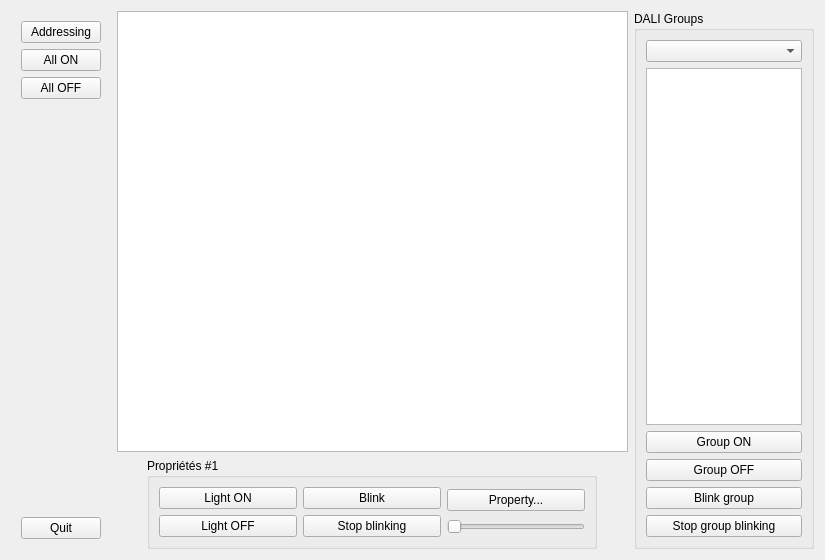
<?xml version="1.0" encoding="UTF-8"?>
<ui version="4.0">
 <class>FormDali</class>
 <widget class="QWidget" name="FormDali">
  <property name="geometry">
   <rect>
    <x>0</x>
    <y>0</y>
    <width>825</width>
    <height>560</height>
   </rect>
  </property>
  <property name="windowTitle">
   <string>Form</string>
  </property>
  <layout class="QHBoxLayout" name="horizontalLayout">
   <item>
    <layout class="QVBoxLayout" name="verticalLayout_6">
     <property name="leftMargin">
      <number>10</number>
     </property>
     <property name="topMargin">
      <number>10</number>
     </property>
     <property name="rightMargin">
      <number>10</number>
     </property>
     <property name="bottomMargin">
      <number>10</number>
     </property>
     <item>
      <widget class="QPushButton" name="buttonAddressing">
       <property name="text">
        <string>Addressing</string>
       </property>
       <property name="icon">
        <iconset resource="resources.qrc">
         <normaloff>:/img/system-software-update.png</normaloff>:/img/system-software-update.png</iconset>
       </property>
      </widget>
     </item>
     <item>
      <widget class="QPushButton" name="buttonCentralOn">
       <property name="text">
        <string>All ON</string>
       </property>
       <property name="icon">
        <iconset resource="resources.qrc">
         <normaloff>:/img/icon_light_on.png</normaloff>:/img/icon_light_on.png</iconset>
       </property>
      </widget>
     </item>
     <item>
      <widget class="QPushButton" name="buttonCentralOff">
       <property name="text">
        <string>All OFF</string>
       </property>
       <property name="icon">
        <iconset resource="resources.qrc">
         <normaloff>:/img/icon_light_off.png</normaloff>:/img/icon_light_off.png</iconset>
       </property>
      </widget>
     </item>
     <item>
      <layout class="QVBoxLayout" name="spinnerLayout">
       <property name="topMargin">
        <number>20</number>
       </property>
      </layout>
     </item>
     <item>
      <spacer name="verticalSpacer_2">
       <property name="orientation">
        <enum>Qt::Vertical</enum>
       </property>
       <property name="sizeHint" stdset="0">
        <size>
         <width>20</width>
         <height>40</height>
        </size>
       </property>
      </spacer>
     </item>
     <item>
      <widget class="QPushButton" name="pushButton">
       <property name="text">
        <string>Quit</string>
       </property>
       <property name="icon">
        <iconset resource="resources.qrc">
         <normaloff>:/img/go-previous.png</normaloff>:/img/go-previous.png</iconset>
       </property>
      </widget>
     </item>
    </layout>
   </item>
   <item>
    <layout class="QVBoxLayout" name="verticalLayout_2">
     <item>
      <widget class="QListWidget" name="listLights">
       <property name="contextMenuPolicy">
        <enum>Qt::CustomContextMenu</enum>
       </property>
       <property name="showDropIndicator" stdset="0">
        <bool>false</bool>
       </property>
       <property name="dragDropMode">
        <enum>QAbstractItemView::DragDrop</enum>
       </property>
       <property name="spacing">
        <number>5</number>
       </property>
       <property name="viewMode">
        <enum>QListView::IconMode</enum>
       </property>
       <property name="uniformItemSizes">
        <bool>true</bool>
       </property>
      </widget>
     </item>
     <item>
      <layout class="QHBoxLayout" name="horizontalLayout_3">
       <item>
        <widget class="QGroupBox" name="groupProps">
         <property name="sizePolicy">
          <sizepolicy hsizetype="Maximum" vsizetype="Preferred">
           <horstretch>0</horstretch>
           <verstretch>0</verstretch>
          </sizepolicy>
         </property>
         <property name="minimumSize">
          <size>
           <width>450</width>
           <height>0</height>
          </size>
         </property>
         <property name="title">
          <string>Propriétés #1</string>
         </property>
         <layout class="QHBoxLayout" name="horizontalLayout_2">
          <item>
           <layout class="QVBoxLayout" name="verticalLayout">
            <item>
             <widget class="QPushButton" name="buttonOn">
              <property name="text">
               <string>Light ON</string>
              </property>
              <property name="icon">
               <iconset resource="resources.qrc">
                <normaloff>:/img/icon_light_on.png</normaloff>:/img/icon_light_on.png</iconset>
              </property>
             </widget>
            </item>
            <item>
             <widget class="QPushButton" name="buttonOff">
              <property name="text">
               <string>Light OFF</string>
              </property>
              <property name="icon">
               <iconset resource="resources.qrc">
                <normaloff>:/img/icon_light_off.png</normaloff>:/img/icon_light_off.png</iconset>
              </property>
             </widget>
            </item>
           </layout>
          </item>
          <item>
           <layout class="QVBoxLayout" name="verticalLayout_3">
            <item>
             <widget class="QPushButton" name="buttonBlink">
              <property name="toolTip">
               <string>Faire clignoter pendant 20 secondes</string>
              </property>
              <property name="text">
               <string>Blink</string>
              </property>
              <property name="icon">
               <iconset resource="resources.qrc">
                <normaloff>:/img/icon_light_on.png</normaloff>:/img/icon_light_on.png</iconset>
              </property>
             </widget>
            </item>
            <item>
             <widget class="QPushButton" name="buttonBlinkStop">
              <property name="toolTip">
               <string>Faire clignoter pendant 20 secondes</string>
              </property>
              <property name="text">
               <string>Stop blinking</string>
              </property>
              <property name="icon">
               <iconset resource="resources.qrc">
                <normaloff>:/img/icon_light_off.png</normaloff>:/img/icon_light_off.png</iconset>
              </property>
             </widget>
            </item>
           </layout>
          </item>
          <item>
           <layout class="QVBoxLayout" name="verticalLayout_4">
            <item>
             <widget class="QPushButton" name="buttonAdvanced">
              <property name="text">
               <string>Property...</string>
              </property>
              <property name="icon">
               <iconset resource="resources.qrc">
                <normaloff>:/img/edit-rename.png</normaloff>:/img/edit-rename.png</iconset>
              </property>
             </widget>
            </item>
            <item>
             <widget class="QSlider" name="sliderLight">
              <property name="sizePolicy">
               <sizepolicy hsizetype="Preferred" vsizetype="Fixed">
                <horstretch>0</horstretch>
                <verstretch>0</verstretch>
               </sizepolicy>
              </property>
              <property name="maximum">
               <number>100</number>
              </property>
              <property name="orientation">
               <enum>Qt::Horizontal</enum>
              </property>
             </widget>
            </item>
           </layout>
          </item>
         </layout>
        </widget>
       </item>
      </layout>
     </item>
    </layout>
   </item>
   <item>
    <layout class="QVBoxLayout" name="layoutGroups">
     <item>
      <widget class="QGroupBox" name="groupBoxGroups">
       <property name="sizePolicy">
        <sizepolicy hsizetype="Fixed" vsizetype="Expanding">
         <horstretch>0</horstretch>
         <verstretch>0</verstretch>
        </sizepolicy>
       </property>
       <property name="minimumSize">
        <size>
         <width>180</width>
         <height>0</height>
        </size>
       </property>
       <property name="title">
        <string>DALI Groups</string>
       </property>
       <layout class="QVBoxLayout" name="verticalLayout_7">
        <item>
         <widget class="QComboBox" name="comboGroups"/>
        </item>
        <item>
         <widget class="QListWidget" name="listGroups">
          <property name="sizePolicy">
           <sizepolicy hsizetype="Ignored" vsizetype="Expanding">
            <horstretch>0</horstretch>
            <verstretch>0</verstretch>
           </sizepolicy>
          </property>
          <property name="baseSize">
           <size>
            <width>150</width>
            <height>0</height>
           </size>
          </property>
          <property name="contextMenuPolicy">
           <enum>Qt::CustomContextMenu</enum>
          </property>
          <property name="showDropIndicator" stdset="0">
           <bool>false</bool>
          </property>
          <property name="uniformItemSizes">
           <bool>true</bool>
          </property>
          <property name="selectionRectVisible">
           <bool>true</bool>
          </property>
         </widget>
        </item>
        <item>
         <widget class="QPushButton" name="buttonGrpOn">
          <property name="text">
           <string>Group ON</string>
          </property>
          <property name="icon">
           <iconset resource="resources.qrc">
            <normaloff>:/img/icon_light_on.png</normaloff>:/img/icon_light_on.png</iconset>
          </property>
         </widget>
        </item>
        <item>
         <widget class="QPushButton" name="buttonGrpOff">
          <property name="text">
           <string>Group OFF</string>
          </property>
          <property name="icon">
           <iconset resource="resources.qrc">
            <normaloff>:/img/icon_light_off.png</normaloff>:/img/icon_light_off.png</iconset>
          </property>
         </widget>
        </item>
        <item>
         <widget class="QPushButton" name="buttonGrpBlink">
          <property name="text">
           <string>Blink group</string>
          </property>
          <property name="icon">
           <iconset resource="resources.qrc">
            <normaloff>:/img/icon_light_on.png</normaloff>:/img/icon_light_on.png</iconset>
          </property>
         </widget>
        </item>
        <item>
         <widget class="QPushButton" name="buttonGrpBlinkStop">
          <property name="text">
           <string>Stop group blinking</string>
          </property>
          <property name="icon">
           <iconset resource="resources.qrc">
            <normaloff>:/img/icon_light_off.png</normaloff>:/img/icon_light_off.png</iconset>
          </property>
         </widget>
        </item>
       </layout>
      </widget>
     </item>
    </layout>
   </item>
  </layout>
 </widget>
 <resources>
  <include location="resources.qrc"/>
 </resources>
 <connections/>
</ui>
